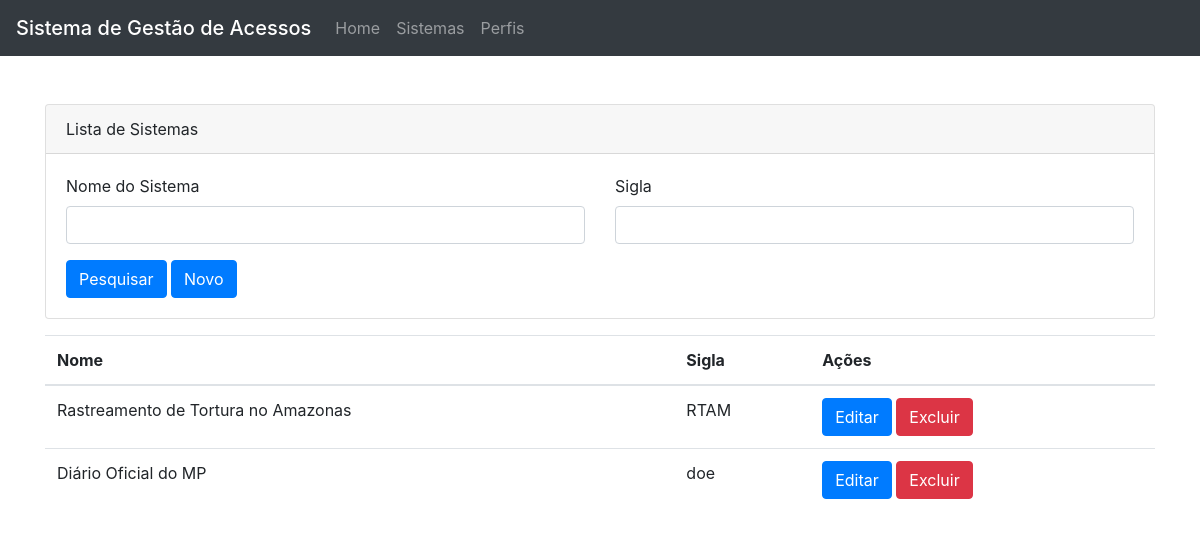
Screenshot of /gestao-acesso/sistemas/ (signed in) with the database file from the repository.
### gestao_acesso/models.py (models this page shows, shortened)
class Sistema(models.Model):
    nome = models.CharField(max_length=250)
    sigla = models.CharField(max_length=10)

### gestao_acesso/views/sistemas.py (the view)
# urls.py: path('', sistemas.SistemaListView.as_view(), name='index'),
class SistemaListView(LoginRequiredMixin, ListView):
    template_name = "sistemas/index.html"
    context_object_name = 'sistemas'
    def get_queryset(self):
        queryset = Sistema.objects.all()
        form_busca = BuscaSistemaForm(self.request.GET)
        if form_busca['nome'].data:
            queryset = queryset.filter(nome__icontains=form_busca['nome'].data)
        if form_busca['sigla'].data:
            queryset = queryset.filter(sigla__icontains=form_busca['sigla'].data)
        return queryset
    def get_context_data(self, **kwargs):
        context = super().get_context_data(**kwargs)
        context["titulo"] = 'Lista de Sistemas'
        context["form_busca"] = BuscaSistemaForm(self.request.GET)
        return context

### gestao_acesso/forms/sistemas.py
class BuscaSistemaForm(forms.Form):
    nome = forms.CharField(label='Nome do Sistema', required=False)
    sigla = forms.CharField(label='Sigla', required=False)

### gestao_acesso/templates/sistemas/index.html
{% extends 'layouts/interno.html' %}
{% block body %}
<div class="container">
    <div class="card mt-5">
        <div class="card-header">{{ titulo }}</div>
        <div class="card-body">
            <form>
                <div class="row">
                    <div class="col">
                        <div class="form-group">
                            <label for="{{ form_busca.nome.id_for_label }}">{{ form_busca.nome.label }}</label>
                            <input type="{{ form_busca.nome.widget_type }}" id="{{ form_busca.nome.auto_id }}" name="{{ form_busca.nome.name }}" class="form-control" value="{{ form_busca.nome.value|default_if_none:'' }}">
                        </div>
                    </div>
                    <div class="col">
                        <div class="form-group">
                            <label for="{{ form_busca.sigla.id_for_label }}">{{ form_busca.sigla.label }}</label>
                            <input type="{{ form_busca.sigla.widget_type }}" id="{{ form_busca.sigla.auto_id }}" name="{{ form_busca.sigla.name }}" class="form-control" value="{{ form_busca.sigla.value|default_if_none:'' }}">
                        </div>
                    </div>
                </div>
                <input type="submit" value="Pesquisar" class="btn btn-primary">
                <a href="{% url 'gestao_acesso:sistemas:create' %}" class="btn btn-primary">Novo</a>
            </form>
        </div>
    </div>
    {% if sistemas %}
        <table class="table table-hover mt-3">
            <thead>
                <tr>
                    <th>Nome</th>
                    <th>Sigla</th>
                    <th>Ações</th>
                </tr>
            </thead>
            <tbody>
                {% for sistema in sistemas %}
                    <tr>
                        <td>{{ sistema.nome }}</td>
                        <td>{{ sistema.sigla }}</td>
                        <td>
                            <a href="{% url 'gestao_acesso:sistemas:update' sistema.id %}" class="btn btn-primary">Editar</a>
                            <a href="{% url 'gestao_acesso:sistemas:delete' sistema.id %}" class="btn btn-danger">Excluir</a>
                        </td>
                    </tr>
                {% endfor %}
            </tbody>
        </table>
    {% else %}
        Não há sistemas cadastrados
    {% endif %}
</div>
{% endblock body %}

### rows the page displays
Sistema: nome "Rastreamento de Tortura no Amazonas", sigla "RTAM"
Sistema: nome "Diário Oficial do MP", sigla "doe"

### other values shown
{{ titulo }} "Lista de Sistemas"
